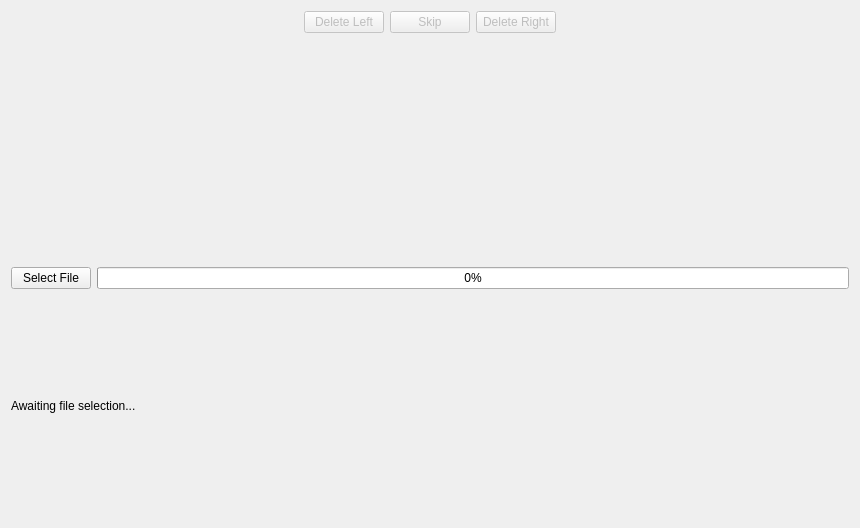
<?xml version="1.0" encoding="UTF-8"?>
<ui version="4.0">
 <class>Widget</class>
 <widget class="QWidget" name="Widget">
  <property name="geometry">
   <rect>
    <x>0</x>
    <y>0</y>
    <width>860</width>
    <height>528</height>
   </rect>
  </property>
  <property name="windowTitle">
   <string>Duplicate Deleter</string>
  </property>
  <layout class="QVBoxLayout" name="verticalLayout">
   <item>
    <layout class="QHBoxLayout" name="horizontalLayout_4">
     <property name="sizeConstraint">
      <enum>QLayout::SetDefaultConstraint</enum>
     </property>
     <item>
      <spacer name="horizontalSpacer_2">
       <property name="orientation">
        <enum>Qt::Horizontal</enum>
       </property>
       <property name="sizeHint" stdset="0">
        <size>
         <width>40</width>
         <height>20</height>
        </size>
       </property>
      </spacer>
     </item>
     <item>
      <widget class="QPushButton" name="deleteLeftButton">
       <property name="enabled">
        <bool>false</bool>
       </property>
       <property name="text">
        <string>Delete Left</string>
       </property>
      </widget>
     </item>
     <item>
      <widget class="QPushButton" name="skipButton">
       <property name="enabled">
        <bool>false</bool>
       </property>
       <property name="text">
        <string>Skip</string>
       </property>
      </widget>
     </item>
     <item>
      <widget class="QPushButton" name="deleteRightButton">
       <property name="enabled">
        <bool>false</bool>
       </property>
       <property name="text">
        <string>Delete Right</string>
       </property>
      </widget>
     </item>
     <item>
      <spacer name="horizontalSpacer_3">
       <property name="orientation">
        <enum>Qt::Horizontal</enum>
       </property>
       <property name="sizeHint" stdset="0">
        <size>
         <width>40</width>
         <height>20</height>
        </size>
       </property>
      </spacer>
     </item>
    </layout>
   </item>
   <item>
    <layout class="QHBoxLayout" name="horizontalLayout_3" stretch="0,0,0">
     <property name="spacing">
      <number>-1</number>
     </property>
     <property name="sizeConstraint">
      <enum>QLayout::SetDefaultConstraint</enum>
     </property>
     <property name="leftMargin">
      <number>0</number>
     </property>
     <item>
      <widget class="QLabel" name="leftImage">
       <property name="sizePolicy">
        <sizepolicy hsizetype="Preferred" vsizetype="Preferred">
         <horstretch>0</horstretch>
         <verstretch>0</verstretch>
        </sizepolicy>
       </property>
       <property name="text">
        <string/>
       </property>
      </widget>
     </item>
     <item>
      <spacer name="horizontalSpacer">
       <property name="orientation">
        <enum>Qt::Horizontal</enum>
       </property>
       <property name="sizeType">
        <enum>QSizePolicy::Fixed</enum>
       </property>
       <property name="sizeHint" stdset="0">
        <size>
         <width>10</width>
         <height>20</height>
        </size>
       </property>
      </spacer>
     </item>
     <item>
      <widget class="QLabel" name="rightImage">
       <property name="text">
        <string/>
       </property>
      </widget>
     </item>
    </layout>
   </item>
   <item>
    <layout class="QHBoxLayout" name="horizontalLayout">
     <property name="sizeConstraint">
      <enum>QLayout::SetDefaultConstraint</enum>
     </property>
     <item>
      <widget class="QPushButton" name="selectFileButton">
       <property name="sizePolicy">
        <sizepolicy hsizetype="Fixed" vsizetype="Fixed">
         <horstretch>0</horstretch>
         <verstretch>0</verstretch>
        </sizepolicy>
       </property>
       <property name="text">
        <string>Select File</string>
       </property>
      </widget>
     </item>
     <item>
      <widget class="QProgressBar" name="progressBar">
       <property name="value">
        <number>0</number>
       </property>
      </widget>
     </item>
    </layout>
   </item>
   <item>
    <layout class="QHBoxLayout" name="horizontalLayout_2">
     <property name="sizeConstraint">
      <enum>QLayout::SetDefaultConstraint</enum>
     </property>
     <item>
      <widget class="QLabel" name="statusLabel">
       <property name="text">
        <string>Awaiting file selection...</string>
       </property>
      </widget>
     </item>
    </layout>
   </item>
  </layout>
 </widget>
 <resources/>
 <connections/>
</ui>
